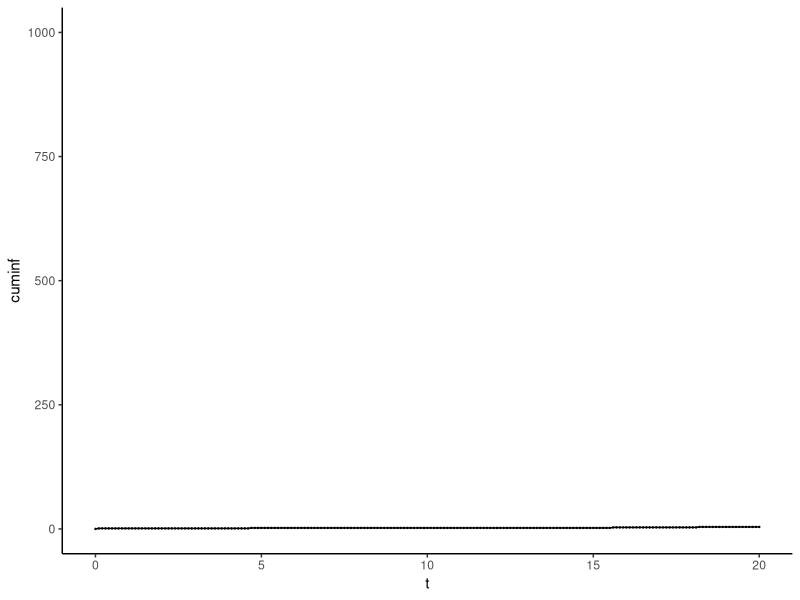

This chart was generated by the following R code:
library(tidyverse) 

N <- 1000

# tau will be a time-localization parameter
# eta will be the individual R0

Finf_delta <- function(t, tinf, tau, eta){
	if(t>=(tinf+tau)){
		return(eta)
	} else {
		return(0)
	}
}
Finf_delta <- Vectorize(Finf_delta)

Finf_delta_v <- function(t, tinfvec, tauvec, etavec){
	tibble(tinf=tinfvec, tau=tauvec, eta=etavec)
}

tinfvec <- rep(Inf, N)
tinfvec[ceiling(runif(1)*N)] <- 0
tauvec <- rexp(N, 1/5)
etavec <- rep(2, N)

t <- 0
tstep <- 1
tmax <- 20
while(t<tmax){
	
	# print(paste0("told: ",t))
	# print(paste0("tnew: ",t+tstep))
	# print(paste0("tinf + tau: ",(tinfvec+tauvec)[(tinfvec+tauvec)<Inf]))

	rate <- (tibble(tnew=t+tstep, tinf=tinfvec, tau=tauvec, eta=etavec) %>% 
		mutate(F=Finf_delta(tnew,tinf,tau,eta)) %>% 
		pull(F) %>% 
		sum()) - 
	(tibble(told=t, tinf=tinfvec, tau=tauvec, eta=etavec) %>% 
		mutate(F=Finf_delta(told,tinf,tau,eta)) %>% 
		pull(F) %>% 
		sum())
	# print(paste0("rate: ",rate))

	ninf <- rpois(1,rate)
	# print(paste0("ninf: ",ninf))

	if(ninf>0){
		draw <- min(runif(ninf))
		# print(paste0("draw: ",draw))

		tspikevec <- tinfvec + tauvec
		qualifyingspikes <- sort(tspikevec[tspikevec>=t & tspikevec<(t+tstep)])
		# print(paste0("qualifyingspikes: ",qualifyingspikes))
		tinf <- qualifyingspikes[ceiling(draw*length(qualifyingspikes))]
		# print(paste0("tinf: ",tinf))
		newid <- sample(((1:N)[tinfvec>(2*tmax)]),1)
		# print(paste0("newid: ",newid))
		tinfvec[newid] <- tinf
		t <- tinf
		if(max(tinfvec)<Inf){break()}
	} else {
		t <- t+tstep
	}

	# print("-------------------------")


}


getunder <- function(t){
	return(sum(as.numeric(tinfvec<t)))
}
getunder <- Vectorize(getunder)

fig_cuminf <- tibble(t=seq(from=0,to=tmax,by=0.1)) %>% 
	mutate(cuminf=getunder(t)) %>% 
	ggplot(aes(x=t, y=cuminf)) + 
		geom_point(size=0.2) + 
		geom_line() + 
		scale_y_continuous(limits=c(0,N)) + 
		theme_classic()


